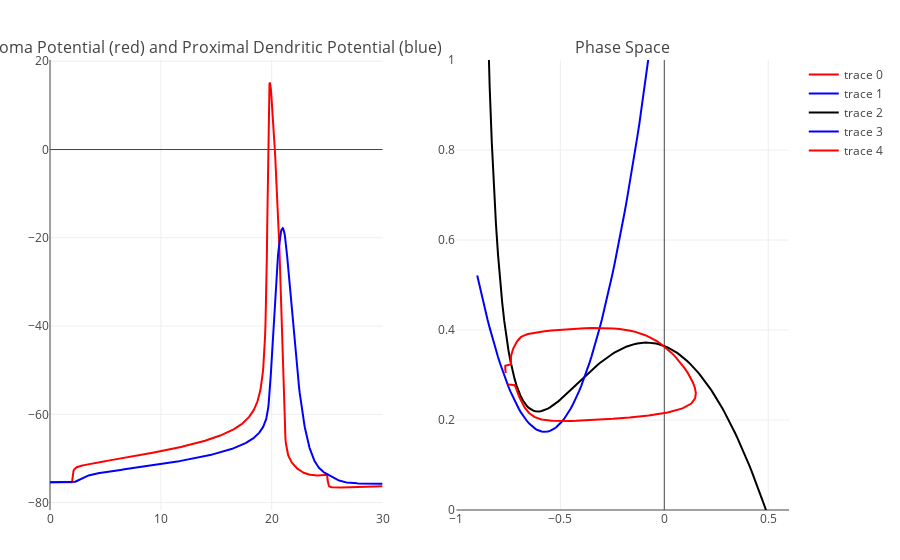

Here is the notebook cell this chart was saved with:
### Markdown cell above
# ActiveDendrite.m

### Code cell
Total_Equations = 8;  #Solve for this number of interacting Neurons
DT = 0.04;  #Time increment
Final_Time = 30;   #Final time value for calculation
Last = Int64(Final_Time/DT + 1);  #Last time step
Time = DT*(0:Last-1);  #Time vector
Tau = 0.97;  #Neural time constants in msec
TauR = 5.6
WTS = [1 2 2 1];  #Runge-Kutta Coefficient weights


X = Array{Float64}(Total_Equations, Last)
K = Array{Float64}(Total_Equations, 4)
Weights = Array{Float64}(Total_Equations, 4)


for NU = 1:Total_Equations;  #Initialize
    X[NU, :] = zeros(1, Last);  #Vector to store response of Neuron #1
    K[NU, :] = zeros(1, 4);  #Runge-Kutta terms	
    Weights[NU, :] = WTS;  #Make into matrix for efficiency in main loop
end


Stimulus = zeros(1, Last)
X[1, 1] = -0.754;  #Initial conditions here if different from zero
X[2, 1] = 0.279;  #Initial conditions here if different from zero
X[3, 1] = -0.754;  #Initial conditions here if different from zero
X[4, 1] = 0.279;  #Initial conditions here if different from zero
X[5, 1] = -0.754;  #Initial conditions here if different from zero
X[6, 1] = 0.279;  #Initial conditions here if different from zero
X[7, 1] = -0.754;  #Initial conditions here if different from zero
X[8, 1] = 0.279;  #Initial conditions here if different from zero
Wt2 = [0 .5 .5 1];  #Second set of RK weights
rkIndex = [1 1 2 3]
SorD = 1#input("Stimulate (1) Soma or (2) Apical Dendrite: ")
Stim = 0.45


#**********
gc = 4; #Conductance between compartments
NaX = 0.05
#**********

ST = 10.6
for T = 2:Last
    for rk = 1:4  #Fourth Order Runge-Kutta
        XH = X[:, T-1] + K[:, rkIndex[rk]]*Wt2[rk]
         Tme =Time[T-1] + Wt2[rk]*DT;  #Time upgrade
        ST = Stim*(Tme .>= 2)*(Tme .<= 25)

    K[1, rk] = DT/Tau*(-(17.81 + 47.58*XH[1] + 33.8*XH[1]^2)*(XH[1] - 0.48) - 26*XH[2]*(XH[1] + 0.95) + gc*(XH[3] - XH[1]) + ST*(SorD == 1));  
    K[2, rk] = DT/TauR*(-XH[2] + 1.29*XH[1] + 0.79 + 3.3*(XH[1] + 0.38)^2)
    K[3, rk] = DT/Tau*(NaX*(-(17.81 + 47.58*XH[3] + 33.8*XH[3]^2)*(XH[3] - 0.48) - 26*XH[4]*(XH[3] + 0.95)) + gc*(XH[1] - XH[3]) + gc*(XH[5] - XH[3]));  
    K[4, rk] = DT/TauR*(-XH[4] + 1.29*XH[3] + 0.79 + 3.3*(XH[3] + 0.38)^2)
    K[5, rk] = DT/Tau*(NaX*(-(17.81 + 47.58*XH[5] + 33.8*XH[5]^2)*(XH[5] - 0.48) - 26*XH[6]*(XH[5] + 0.95)) + gc*(XH[3] - XH[5]) + gc*(XH[7] - XH[5]));  
    K[6, rk] = DT/TauR*(-XH[6] + 1.29*XH[5] + 0.79 + 3.3*(XH[5] + 0.38)^2)
    K[7, rk] = DT/Tau*(NaX*(-(17.81 + 47.58*XH[7] + 33.8*XH[7]^2)*(XH[7] - 0.48) - 26*XH[8]*(XH[7] + 0.95)) + gc*(XH[5] - XH[7]) + ST*(SorD == 2));  
    K[8, rk] = DT/TauR*(-XH[8] + 1.29*XH[7] + 0.79 + 3.3*(XH[7] + 0.38)^2)

 end
    X[:, T] = X[:, T-1] + sum((Weights.*K)', 1)'/6
    Stimulus[T] = ST
end


VV = -0.9:0.01:1.5
DVdt = -0.5*((1.37 + 3.66*VV + 2.6*VV.^2).*(VV - 0.48) - Stim/13)./(VV + 0.95)
DRdt = 1.29*VV + 0.79 + 3.3*(VV + 0.38).^2

trace1 = PlotlyJS.scatter(;x=Time, y=100*X[1, :], mode="lines", line_color="red")
trace2 = PlotlyJS.scatter(;x=Time, y=100*X[7, :], mode="lines", line_color="blue")
layout = PlotlyJS.Layout(title="Soma Potential (red) and Proximal Dendritic Potential (blue)", xlabel="Time (ms)", ylabel="Potential (mV)")
p1 = PlotlyJS.plot([trace1, trace2], layout)

trace1 = PlotlyJS.scatter(;x=VV, y=DVdt, mode="lines", line_color="black")
trace2 = PlotlyJS.scatter(;x=VV, y=DRdt, mode="lines", line_color="blue")
trace3 = PlotlyJS.scatter(;x=X[1, :], y=X[2, :], mode="lines", line_color="red")
layout = PlotlyJS.Layout(title="Phase Space", xaxis_range=[-1, 0.6], yaxis_range=[0, 1])
p2 = PlotlyJS.plot([trace1, trace2, trace3], layout)

[p1 p2]

### Figure 1 — Plotly figure (JSON) as saved in the notebook; plotly's stock layout.template omitted (floating-point values rounded to 4 significant figures; data arrays with more than 128 entries replaced by an {"elided": "..."} marker saying what was removed)
{"data": [{"mode": "lines", "line": {"color": "red"}, "xaxis": "x1", "y": {"elided": "751 float values"}, "type": "scatter", "yaxis": "y1", "x": {"elided": "751 float values"}}, {"mode": "lines", "line": {"color": "blue"}, "xaxis": "x1", "y": {"elided": "751 float values"}, "type": "scatter", "yaxis": "y1", "x": {"elided": "751 float values"}}, {"mode": "lines", "line": {"color": "black"}, "xaxis": "x2", "y": {"elided": "241 float values"}, "type": "scatter", "yaxis": "y2", "x": {"elided": "241 float values"}}, {"mode": "lines", "line": {"color": "blue"}, "xaxis": "x2", "y": {"elided": "241 float values"}, "type": "scatter", "yaxis": "y2", "x": {"elided": "241 float values"}}, {"mode": "lines", "line": {"color": "red"}, "xaxis": "x2", "y": {"elided": "751 float values"}, "type": "scatter", "yaxis": "y2", "x": {"elided": "751 float values"}}], "layout": {"xaxis1": {"domain": [0.0, 0.45], "anchor": "y1"}, "yaxis1": {"domain": [0.0, 1.0], "anchor": "x1"}, "xaxis2": {"range": [-1.0, 0.6], "domain": [0.55, 1.0], "anchor": "y2"}, "annotations": [{"yanchor": "bottom", "xanchor": "center", "y": 1.0, "font": {"size": 16}, "showarrow": false, "yref": "paper", "text": "Soma Potential (red) and Proximal Dendritic Potential (blue)", "xref": "paper", "x": 0.225}, {"yanchor": "bottom", "xanchor": "center", "y": 1.0, "font": {"size": 16}, "showarrow": false, "yref": "paper", "text": "Phase Space", "xref": "paper", "x": 0.775}], "margin": {"l": 50, "b": 50, "r": 50, "t": 60}, "yaxis2": {"range": [0, 1], "domain": [0.0, 1.0], "anchor": "x2"}}}
